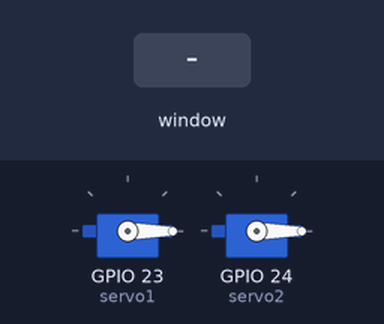
Bench run of a program on a simulated Raspberry Pi (BCM pin numbers). Shown: 2 × servo. The test bench sets the inputs (shaded band). The desktop window is not drawn, its controls go by their first labels and the mouse button is held 0.15 s; servo angles are drawn from the pulse width (0.5 ms = 0°, 2.5 ms = 180°).

Above: at 1.2 s.
1.3 s: slider 1 in the window set to 90
At 1.7 s:
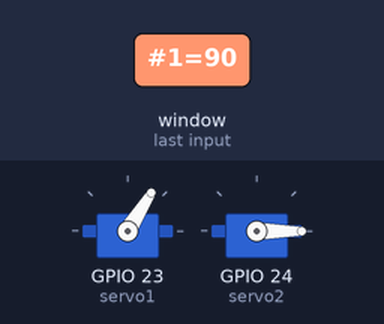
2.8 s: slider 1 in the window set to 180
At 4.0 s:
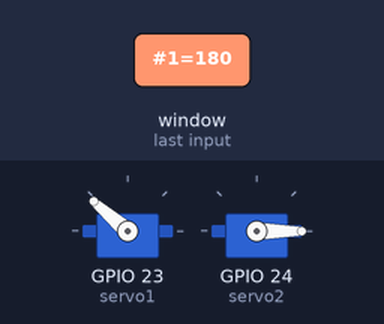
4.3 s: slider 2 in the window set to 90
At 5.2 s:
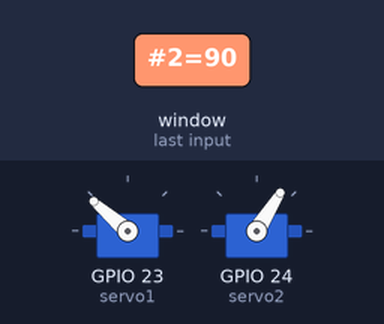
5.8 s: slider 1 in the window set to 45
At 6.3 s:
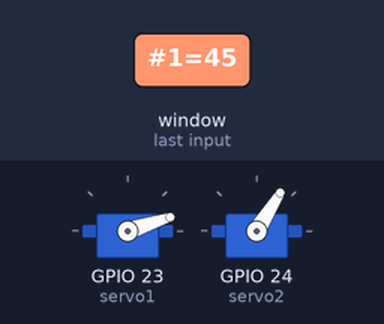
7.3 s: slider 2 in the window set to 180
At 8.5 s:
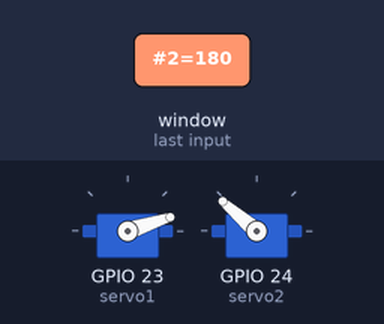
8.8 s: slider 1 in the window set to 90
At 9.8 s:
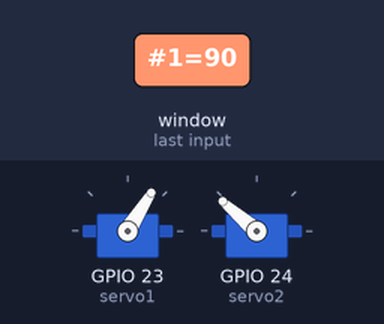
Timing chart, 0 to 11.3 s (numbered marks = the images above; inputs shaded):
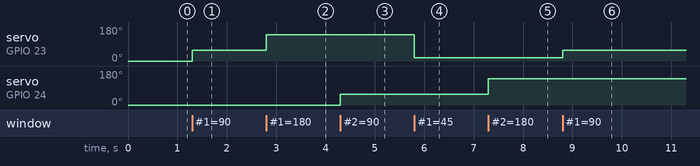

The program:

GUI_raspi_Arm2DoF.py
```python
from Tkinter import *
import time
import RPi.GPIO as GPIO

GPIO.setmode(GPIO.BCM)
GPIO.setup(23, GPIO.OUT)
GPIO.setup(24, GPIO.OUT)

servo1 = GPIO.PWM(23, 100)
servo1.start(5)

servo2 = GPIO.PWM(24, 100)
servo2.start(5)

class App:

    def __init__(self, master):
        frame = Frame(master)
        frame.pack()
        Label(frame, text='Servo 1').grid(row=0, column=0)
        Label(frame, text='Servo 2').grid(row=1, column=0)
        scaleServo1 = Scale(frame, from_=0, to=180,
              orient=HORIZONTAL, command=self.updateServo1)
        scaleServo1.grid(row=0, column=1)
        scaleServo2 = Scale(frame, from_=0, to=180,
              orient=HORIZONTAL, command=self.updateServo2)
        scaleServo2.grid(row=1, column=1)

    def updateServo1(self, angle):
        duty = float(angle) / 10.0 + 2.5
        servo1.ChangeDutyCycle(duty)

    def updateServo2(self, angle):
        duty = float(angle) / 10.0 + 2.5
        servo2.ChangeDutyCycle(duty)

root = Tk()
root.wm_title('Robot Arm 2 DoF Control')
app = App(root)
root.geometry("200x100+0+0")
root.mainloop()
```

Measured:
- after the input at 1.3 s, servo on GPIO 23 (servo1): 0° → 58° at once
- after the input at 2.8 s, servo on GPIO 23 (servo1): 58° → 139° at once
- after the input at 4.3 s, servo on GPIO 24 (servo2): 0° → 58° at once
- after the input at 5.8 s, servo on GPIO 23 (servo1): 139° → 18° at once
- after the input at 7.3 s, servo on GPIO 24 (servo2): 58° → 139° at once
- after the input at 8.8 s, servo on GPIO 23 (servo1): 18° → 58° at once
